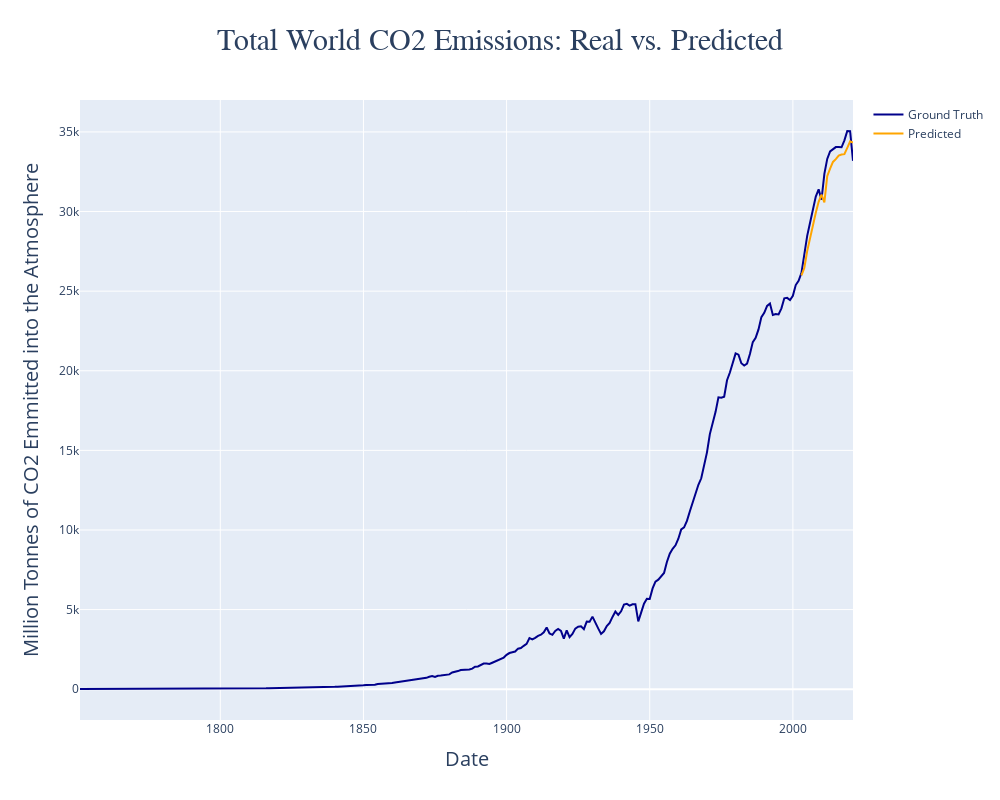

Write notebook code for a chart like this one.
### Markdown cell above
# Best Model: Visualizing the Results

### Code cell
# Plotting the Results
fig = go.Figure()

fig.update_layout(
    width = 1000,
    height = 800,
    title = dict(
        text = 'Total World CO2 Emissions: Real vs. Predicted',
        font = dict(
            family = 'Arial',
            size = 30
        ),
        x = 0.5
    )
)

fig.update_xaxes(
    title_text = 'Date',
    title_font = {'size': 20}
)

fig.update_yaxes(
    title_text = 'Million Tonnes of CO2 Emmitted into the Atmosphere',
    title_font = {'size': 20}
)

fig.add_trace(
    go.Scatter(
        x = result['date'],
        y = result['co2'],
        mode = 'lines',
        name = 'Ground Truth',
        marker = dict(
            color = 'darkblue',
            size = 15
        )
    )
)

fig.add_trace(
    go.Scatter(
        x = result['date'],
        y = result['co2_pred'],
        mode = 'lines',
        name = 'Predicted',
        marker = dict(
            color = 'orange',
            size = 15
        )
    )
)

fig.show()

### Figure 1 — Plotly figure (JSON) as saved in the notebook; plotly's stock layout.template omitted (floating-point values rounded to 4 significant figures; data arrays with more than 128 entries replaced by an {"elided": "..."} marker saying what was removed)
{"data": [{"marker": {"color": "darkblue", "size": 15}, "mode": "lines", "name": "Ground Truth", "type": "scatter", "x": {"elided": "271 str values"}, "y": {"elided": "271 float values"}}, {"marker": {"color": "orange", "size": 15}, "mode": "lines", "name": "Predicted", "type": "scatter", "x": {"elided": "271 str values"}, "y": {"elided": "271 float values"}}], "layout": {"height": 800, "title": {"font": {"family": "Arial", "size": 30}, "text": "Total World CO2 Emissions: Real vs. Predicted", "x": 0.5}, "width": 1000, "xaxis": {"title": {"font": {"size": 20}, "text": "Date"}}, "yaxis": {"title": {"font": {"size": 20}, "text": "Million Tonnes of CO2 Emmitted into the Atmosphere"}}}}
